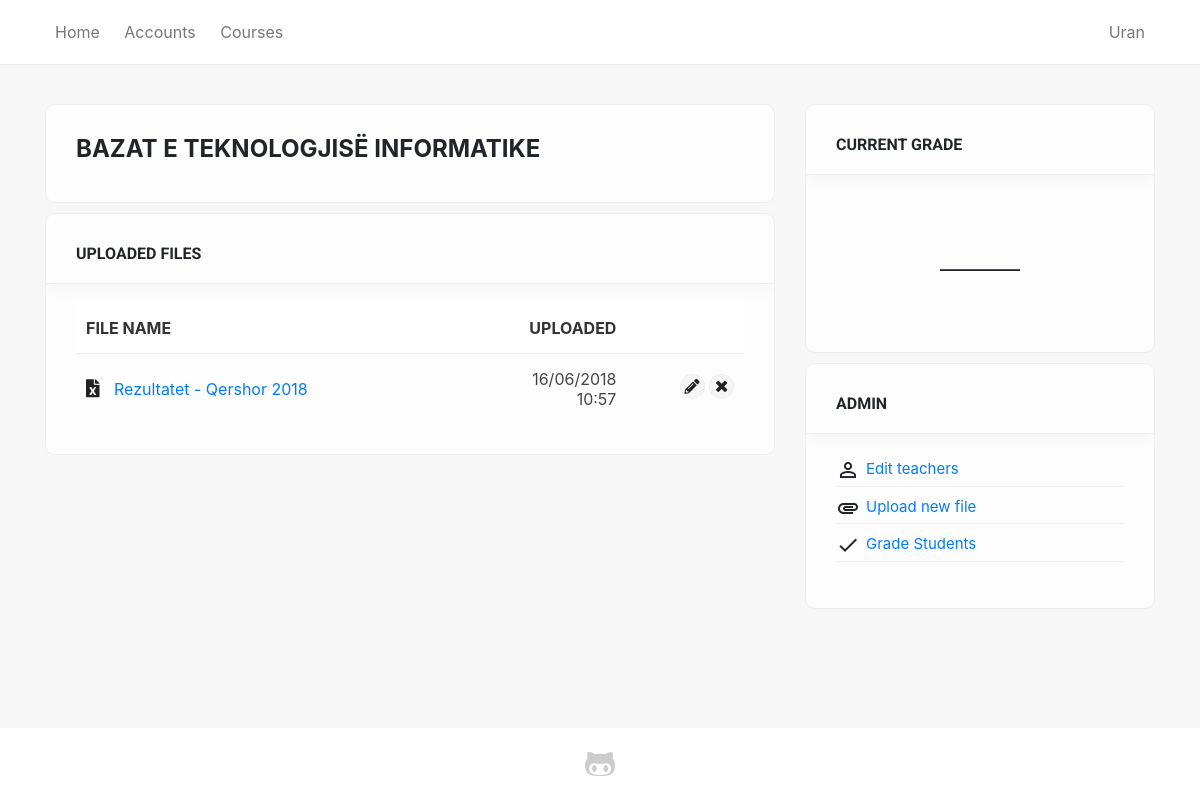
The app's page /programs/course/16 (signed in), older data.
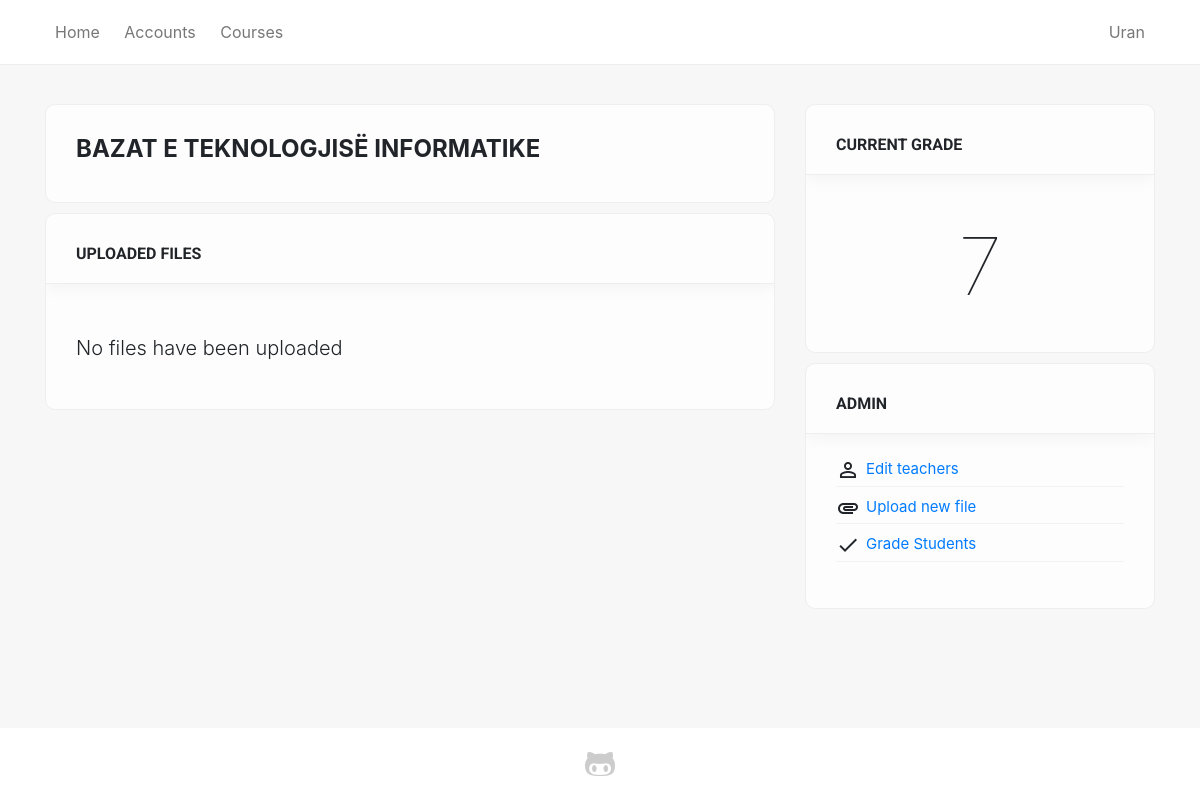
The same page, newer data.
### sems/models.py (models this page shows, shortened)
class Student(models.Model):
    user = models.OneToOneField(User, on_delete=models.CASCADE, null=True)
    first_name = models.CharField(max_length=100, null=True)
    last_name = models.CharField(max_length=100, null=True)
    picture = models.ImageField(null=True, blank=True, default='no-img.png')
    website = models.URLField(max_length=100, null=True, blank=True)
    email = models.EmailField(max_length=100, null=True)
    program = models.ForeignKey(Program, on_delete=models.SET_NULL, null=True)
    country = models.ForeignKey(State, on_delete=models.SET_NULL, null=True)
    city = models.CharField(max_length=100, null=True)
    course = models.ManyToManyField(Course, related_name='course', blank=True)
    course_teacher = models.ManyToManyField(Course, related_name='course_teacher', blank=True)
    viti = models.IntegerField(choices=YEARS, default=1)
    semester = models.IntegerField(choices=SEMESTER, default=1)
    level = models.CharField(max_length=100, choices=LEVELS, default=1)

class Course(models.Model):
    name = models.CharField(max_length=200)
    summary = models.TextField(max_length=600, null=True, blank=True)
    program = models.ForeignKey(Program, on_delete=models.CASCADE)
    start_date = models.DateField()
    end_date = models.DateField()
    credits = models.IntegerField(null=True, default=0)
    obligative = models.BooleanField(default=True)
    year = models.IntegerField(choices=YEARS, default=1)
    semester = models.IntegerField(choices=SEMESTER, default=1)
    level = models.CharField(max_length=100, choices=LEVELS, default='Bachelor')
    def __str__(self):
        return self.name

class Upload(models.Model):
    name = models.CharField(max_length=100)
    course = models.ForeignKey(Course, on_delete=models.CASCADE)
    file = models.FileField(upload_to='files/', validators=[FileExtensionValidator(['pdf', 'docx', 'doc', 'xls', 'xlsx', 'ppt', 'pptx', 'zip', 'rar', '7zip'])])
    upload_time = models.DateTimeField(default=datetime.now, null=True)
    def get_extension_short(self):
        ext = str(self.file).split(".")
        ext = ext[len(ext)-1]
        if ext == 'doc' or ext == 'docx':
            return 'word'
        elif ext == 'pdf':
            return 'pdf'
        elif ext == 'xls' or ext == 'xlsx':
            return 'excel'
        elif ext == 'ppt' or ext == 'pptx':
            return 'powerpoint'
        elif ext == 'zip' or ext == 'rar' or ext == '7zip':
            return 'archive'
    def __str__(self):
        return str(self.file)[6:]

class Grade(models.Model):
    student = models.ForeignKey(User, on_delete=models.CASCADE)
    course = models.ForeignKey(Course, on_delete=models.CASCADE)
    grade = models.IntegerField(default=0)

### sems/views.py (the view)
# urls.py: path('programs/course/<int:pk>', views.course_detail, name='course_detail'),
def course_detail(request, pk):
    course = Course.objects.get(pk = pk)
    files = Upload.objects.filter(course_id = pk)
    users = User.objects.filter(student__course_teacher__in=[course])
    grades = Grade.objects.filter(student_id=request.user.id, course_id=pk)
    teachers = Student.objects.filter(course_teacher__in=[course])
    if request.user.is_authenticated:
        return render(
            request, 'course_single.html', {'usrs': users, 'course': course, 'files': files, 'grades': grades, 'teachers': teachers, 'media_url': settings.MEDIA_ROOT},
        )
    else:
        return redirect('login')

### sems/templates/course_single.html (shortened to what this page needs)
{% extends 'base_generic.html' %} {% block content %}
<div class="container">
    <div class="row">
        <div class="col-md-8 col-xs-12">
            <div class="no-shade card-box">
                <h4>{{ course }}</h4>
            </div>
            {% load static %}
            <div class="card-box">
                <h6>Uploaded Files</h6> {% if files %}
                <table>
                    <thead>
                        <tr>
                            <th>File name</th>
                            <th class="text-right">Uploaded</th>
                            {% if user.is_superuser %}
                            <th></th>
                            {% endif %}
                        </tr>
                    </thead>
                    <tbody>
                        {% for file in files %}
                        <tr>
                            <td><a href="{% static 'uploads/' %}{{ file.file }}" title="{{ file }}"><i style="font-size: 18px; padding-right: 10px;" class="fas fa-file-{{ file.get_extension_short }}"></i> {{ file.name }}</a>
                                <br/>
                            </td>
                            <td class="text-right">{{ file.upload_time|date:'d/m/Y' }}
                                <br>{{ file.upload_time|date:'H:i' }}</td>
                            {% if user.is_superuser %}
                            <td style="max-width: 120px" class="text-right"><a href="{% url 'upload_file_edit' course_id=course.pk file_id=file.pk %}"><span class="label sm-label"><i class="fas fa-pencil-alt"></i></span></a>
                                <span class="with-popup">
                        <a class="label sm-label"><i class="fas fa-times"></i></a>
                    </span></td>
                            {% endif %}
                        </tr>
                        {% endfor %}
                    </tbody>
                </table>
                {% else %}
                <p class="lead">
                    <br>No files have been uploaded</p>
                {% endif %}
            </div>
        </div>
        <div class="col-md-4 col-xs-12">
            <div class="card-box">
                <h6>Current Grade</h6>
                <br/>
                <h1 class="text-center" style="font-size: 80px; font-weight: lighter">
                {% if grades %}
                    {% for grade in grades %}
                        {% if grade.grade >= 5 and grade.grade <= 10 %}
                        {{ grade.grade }}
                        {% else %}
                        &mdash;
                        {% endif %}
                    {% endfor %}
                {% else %}
                    &mdash;
                {% endif %}
            </h1>
            </div>
            {% if user.is_authenticated %} {% if user.is_superuser %}
            <div class="card-box">
                <h6>Admin</h6>
                <ul class="list-unstyled">
                    <li><i class="material-icons">person_outline</i> <a href="{% url 'add_teacher' course_id=course.pk %}">Edit teachers</a></li>
                    <li><i class="material-icons">attachment</i> <a href="{% url 'upload_file_view' course_id=course.pk %}">Upload new file</a></li>
                    <li><i class="material-icons">done</i> <a href="{% url 'grade_students' course_id=course.pk %}">Grade Students</a></li>
                </ul>
            </div>
            {% endif %} {% endif %}
        </div>
    </div>
</div>
{% endblock %}

### sems/templates/base_generic.html (shortened to what this page needs)
{% load static %}
<html>
<head>
    <link rel="stylesheet" href="https://use.fontawesome.com/releases/v5.0.12/css/all.css">
    <link rel="stylesheet" href="{% static 'css/bootstrap.min.css' %}">
    <link rel="stylesheet" href="{% static 'css/main.css' %}">
    <link rel="stylesheet" href="{% static 'fonts/fontawesome-all.min.css' %}">
</head>
<body>
    <div class="wrapper">
        <header>
            <nav>
                <div class="container">
                    {% url 'home' as hom %} {% url 'students' as acc %} {% url 'programs' as prog %} {% url 'login' as log %} {% url 'student_detail' pk=user.student.pk as sd %}
                    <a href="{% url 'home' %}" {% if request.path == hom %} class="active" {% endif %}>Home</a>
                    <a href="{% url 'students' %}" {% if request.path == acc %} class="active" {% endif %}>Accounts</a>
                    <a href="{% url 'programs' %}" {% if request.path == prog %} class="active" {% endif %}>Courses</a>
                    <div class="inline-block float-right text-right">
                        {% if not user.is_authenticated %}
                        <a href="{% url 'login' %}" {% if request.path == log %} class="active" {% endif %}>Login</a> {% else %}
                        <div class="dd">
                            <a href="{% url 'student_detail' pk=user.student.pk %}" {% if request.path == sd %} class="active" {% endif %}>{{ user.student.first_name }}</a>
                        </div>
                        {% endif %}
                    </div>
                </div>
            </nav>
        </header>
        <br/> {% block content %} {% endblock %}
    </div>
    <footer>
        <div class="container">
            <div class="row justify-content-center">
                <div class="col-md-6 col-xs-12 text-center">
                    <a href="https://github.com/urankajtazaj/SEMS" title="View on GitHub" target="_blank"><i class="fab fa-github-alt fa-2x"></i></a>
                </div>
            </div>
        </div>
    </footer>
</body>
</html>

### sems/static/css/main.css (style rules this page uses)
* { --main-color: #006992; }
.inline-block { display: inline-block; }
body { display: flex; flex-direction: column; background-color: #f7f7f7; min-height: 100vh; }
.wrapper { flex: 1; }
nav { padding: 20px 0; background-color: #fff; margin-bottom: 15px; border-bottom: 1px solid #eee; }
nav a { padding: 20px 10px; color: #777; border-bottom: 2px solid transparent; transition: 100ms ease; }
.dd { position: relative; display: inline; }
.shadow-box, .card-box, .empty-box { padding: 30px; border-radius: 10px; margin-bottom: 10px; display: block; border: 1px solid #eee; position: relative; background-color: #fff; background-color: rgba(255,255,255,.8); position: relative; overflow: hidden; }
.card-box:not(.no-shade)::before { content: ''; width: 100%; height: 70px; border-bottom: 1px solid #eee; box-shadow: 0 5px 15px rgba(0,0,0,0.04); z-index: 1; left: 0; top: 0; position: absolute; }
.no-shade h4, .no-shade h3 { font-weight: bold; text-transform: uppercase; }
.card-box h6 { z-index: 5; margin-bottom: 40px; text-transform: uppercase; font-family: "Roboto"; font-weight: bold; }
.card-box ul { margin-top: 25px; }
.card-box li, .card-box .label { margin-bottom: 4px; font-size: 15px; border-bottom: 1px solid #f2f2f2; position: relative; transition: 150ms ease; }
.card-box li { padding-left: 30px; padding-top: 5px; padding-bottom: 5px; }
.material-icons, .label .material-icons { position: absolute; left: 0; }
footer { background-color: #fff; padding: 20px 0; margin-top: 50px; }
footer a { color: #ccc; transition: 150ms ease; }

Row changes from the older to the newer data that the page shows:
removed Upload: name "Rezultatet - Qershor 2018", upload_time "16/06/2018", upload_time "10:57"
changed Grade: grade (not shown) → "7"; no longer shows "—"
Text that changed along with them:
text no longer shown: "FILE NAME UPLOADED"
text now shown: "No files have been uploaded"
